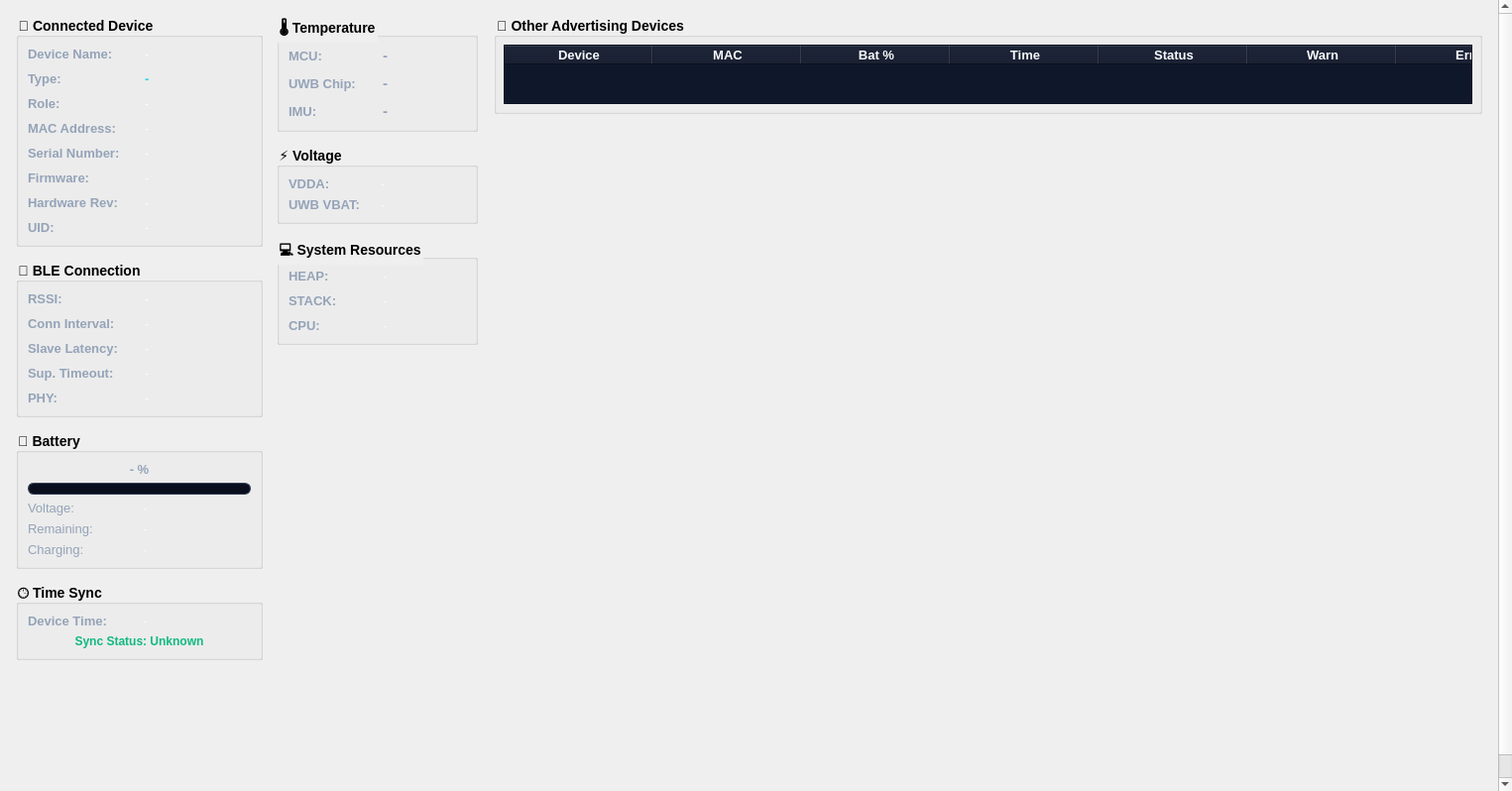
<?xml version="1.0" encoding="UTF-8"?>
<ui version="4.0">
 <class>DeviceInfoTab</class>
 <widget class="QWidget" name="DeviceInfoTab">
  <property name="geometry">
   <rect>
    <x>0</x>
    <y>0</y>
    <width>1525</width>
    <height>798</height>
   </rect>
  </property>
  <layout class="QVBoxLayout" name="base_layout">
   <property name="leftMargin">
    <number>0</number>
   </property>
   <property name="topMargin">
    <number>0</number>
   </property>
   <property name="rightMargin">
    <number>0</number>
   </property>
   <property name="bottomMargin">
    <number>0</number>
   </property>
   <item>
    <widget class="QScrollArea" name="scroll_area">
     <property name="styleSheet">
      <string notr="true">QScrollArea { background: transparent; }</string>
     </property>
     <property name="frameShape">
      <enum>QFrame::NoFrame</enum>
     </property>
     <property name="widgetResizable">
      <bool>true</bool>
     </property>
     <widget class="QWidget" name="scroll_content">
      <property name="geometry">
       <rect>
        <x>0</x>
        <y>0</y>
        <width>1525</width>
        <height>798</height>
       </rect>
      </property>
      <property name="styleSheet">
       <string notr="true">
QWidget { background: transparent; }
QGroupBox { font-size: 14px; font-weight: bold; }
QLabel { font-size: 13px; }
QTableWidget { font-size: 13px; }
QHeaderView::section { font-size: 13px; font-weight: bold; }
      </string>
      </property>
      <layout class="QHBoxLayout" name="main_hbox" stretch="35,75">
       <property name="spacing">
        <number>16</number>
       </property>
       <property name="leftMargin">
        <number>16</number>
       </property>
       <property name="topMargin">
        <number>16</number>
       </property>
       <property name="rightMargin">
        <number>16</number>
       </property>
       <property name="bottomMargin">
        <number>16</number>
       </property>
       <item>
        <layout class="QHBoxLayout" name="left_layout" stretch="55,45">
         <property name="spacing">
          <number>14</number>
         </property>
         <property name="leftMargin">
          <number>0</number>
         </property>
         <property name="topMargin">
          <number>0</number>
         </property>
         <property name="rightMargin">
          <number>0</number>
         </property>
         <property name="bottomMargin">
          <number>0</number>
         </property>
         <item>
          <layout class="QVBoxLayout" name="left_primary">
           <property name="spacing">
            <number>14</number>
           </property>
           <property name="bottomMargin">
            <number>100</number>
           </property>
           <item>
            <widget class="QGroupBox" name="dev_group">
             <property name="title">
              <string>📱 Connected Device</string>
             </property>
             <layout class="QGridLayout" name="dev_grid">
              <property name="spacing">
               <number>10</number>
              </property>
              <item row="0" column="0">
               <widget class="QLabel" name="lbl_dev_name">
                <property name="styleSheet">
                 <string notr="true">color: #94A3B8; font-weight: bold;</string>
                </property>
                <property name="text">
                 <string>Device Name:</string>
                </property>
               </widget>
              </item>
              <item row="0" column="1">
               <widget class="QLabel" name="val_dev_name">
                <property name="styleSheet">
                 <string notr="true">color: #F8FAFC;</string>
                </property>
                <property name="text">
                 <string>-</string>
                </property>
               </widget>
              </item>
              <item row="1" column="0">
               <widget class="QLabel" name="lbl_dev_type">
                <property name="styleSheet">
                 <string notr="true">color: #94A3B8; font-weight: bold;</string>
                </property>
                <property name="text">
                 <string>Type:</string>
                </property>
               </widget>
              </item>
              <item row="1" column="1">
               <widget class="QLabel" name="val_dev_type">
                <property name="styleSheet">
                 <string notr="true">color: #22D3EE; font-weight: bold;</string>
                </property>
                <property name="text">
                 <string>-</string>
                </property>
               </widget>
              </item>
              <item row="2" column="0">
               <widget class="QLabel" name="lbl_dev_role">
                <property name="styleSheet">
                 <string notr="true">color: #94A3B8; font-weight: bold;</string>
                </property>
                <property name="text">
                 <string>Role:</string>
                </property>
               </widget>
              </item>
              <item row="2" column="1">
               <widget class="QLabel" name="val_dev_role">
                <property name="styleSheet">
                 <string notr="true">color: #F8FAFC;</string>
                </property>
                <property name="text">
                 <string>-</string>
                </property>
               </widget>
              </item>
              <item row="3" column="0">
               <widget class="QLabel" name="lbl_dev_mac">
                <property name="styleSheet">
                 <string notr="true">color: #94A3B8; font-weight: bold;</string>
                </property>
                <property name="text">
                 <string>MAC Address:</string>
                </property>
               </widget>
              </item>
              <item row="3" column="1">
               <widget class="QLabel" name="val_dev_mac">
                <property name="styleSheet">
                 <string notr="true">color: #F8FAFC;</string>
                </property>
                <property name="text">
                 <string>-</string>
                </property>
               </widget>
              </item>
              <item row="4" column="0">
               <widget class="QLabel" name="lbl_dev_serial">
                <property name="styleSheet">
                 <string notr="true">color: #94A3B8; font-weight: bold;</string>
                </property>
                <property name="text">
                 <string>Serial Number:</string>
                </property>
               </widget>
              </item>
              <item row="4" column="1">
               <widget class="QLabel" name="val_dev_serial">
                <property name="styleSheet">
                 <string notr="true">color: #F8FAFC;</string>
                </property>
                <property name="text">
                 <string>-</string>
                </property>
               </widget>
              </item>
              <item row="5" column="0">
               <widget class="QLabel" name="lbl_dev_firmware">
                <property name="styleSheet">
                 <string notr="true">color: #94A3B8; font-weight: bold;</string>
                </property>
                <property name="text">
                 <string>Firmware:</string>
                </property>
               </widget>
              </item>
              <item row="5" column="1">
               <widget class="QLabel" name="val_dev_firmware">
                <property name="styleSheet">
                 <string notr="true">color: #F8FAFC;</string>
                </property>
                <property name="text">
                 <string>-</string>
                </property>
               </widget>
              </item>
              <item row="6" column="0">
               <widget class="QLabel" name="lbl_dev_hwrev">
                <property name="styleSheet">
                 <string notr="true">color: #94A3B8; font-weight: bold;</string>
                </property>
                <property name="text">
                 <string>Hardware Rev:</string>
                </property>
               </widget>
              </item>
              <item row="6" column="1">
               <widget class="QLabel" name="val_dev_hwrev">
                <property name="styleSheet">
                 <string notr="true">color: #F8FAFC;</string>
                </property>
                <property name="text">
                 <string>-</string>
                </property>
               </widget>
              </item>
              <item row="7" column="0">
               <widget class="QLabel" name="lbl_dev_uid">
                <property name="styleSheet">
                 <string notr="true">color: #94A3B8; font-weight: bold;</string>
                </property>
                <property name="text">
                 <string>UID:</string>
                </property>
               </widget>
              </item>
              <item row="7" column="1">
               <widget class="QLabel" name="val_dev_uid">
                <property name="styleSheet">
                 <string notr="true">color: #F8FAFC;</string>
                </property>
                <property name="text">
                 <string>-</string>
                </property>
               </widget>
              </item>
             </layout>
            </widget>
           </item>
           <item>
            <widget class="QGroupBox" name="ble_group">
             <property name="title">
              <string>📶 BLE Connection</string>
             </property>
             <layout class="QGridLayout" name="ble_grid">
              <property name="spacing">
               <number>10</number>
              </property>
              <item row="0" column="0">
               <widget class="QLabel" name="lbl_ble_rssi">
                <property name="styleSheet">
                 <string notr="true">color: #94A3B8; font-weight: bold;</string>
                </property>
                <property name="text">
                 <string>RSSI:</string>
                </property>
               </widget>
              </item>
              <item row="0" column="1">
               <widget class="QLabel" name="val_ble_rssi">
                <property name="styleSheet">
                 <string notr="true">color: #F8FAFC;</string>
                </property>
                <property name="text">
                 <string>-</string>
                </property>
               </widget>
              </item>
              <item row="1" column="0">
               <widget class="QLabel" name="lbl_ble_interval">
                <property name="styleSheet">
                 <string notr="true">color: #94A3B8; font-weight: bold;</string>
                </property>
                <property name="text">
                 <string>Conn Interval:</string>
                </property>
               </widget>
              </item>
              <item row="1" column="1">
               <widget class="QLabel" name="val_ble_interval">
                <property name="styleSheet">
                 <string notr="true">color: #F8FAFC;</string>
                </property>
                <property name="text">
                 <string>-</string>
                </property>
               </widget>
              </item>
              <item row="2" column="0">
               <widget class="QLabel" name="lbl_ble_latency">
                <property name="styleSheet">
                 <string notr="true">color: #94A3B8; font-weight: bold;</string>
                </property>
                <property name="text">
                 <string>Slave Latency:</string>
                </property>
               </widget>
              </item>
              <item row="2" column="1">
               <widget class="QLabel" name="val_ble_latency">
                <property name="styleSheet">
                 <string notr="true">color: #F8FAFC;</string>
                </property>
                <property name="text">
                 <string>-</string>
                </property>
               </widget>
              </item>
              <item row="3" column="0">
               <widget class="QLabel" name="lbl_ble_timeout">
                <property name="styleSheet">
                 <string notr="true">color: #94A3B8; font-weight: bold;</string>
                </property>
                <property name="text">
                 <string>Sup. Timeout:</string>
                </property>
               </widget>
              </item>
              <item row="3" column="1">
               <widget class="QLabel" name="val_ble_timeout">
                <property name="styleSheet">
                 <string notr="true">color: #F8FAFC;</string>
                </property>
                <property name="text">
                 <string>-</string>
                </property>
               </widget>
              </item>
              <item row="4" column="0">
               <widget class="QLabel" name="lbl_ble_phy">
                <property name="styleSheet">
                 <string notr="true">color: #94A3B8; font-weight: bold;</string>
                </property>
                <property name="text">
                 <string>PHY:</string>
                </property>
               </widget>
              </item>
              <item row="4" column="1">
               <widget class="QLabel" name="val_ble_phy">
                <property name="styleSheet">
                 <string notr="true">color: #F8FAFC;</string>
                </property>
                <property name="text">
                 <string>-</string>
                </property>
               </widget>
              </item>
             </layout>
            </widget>
           </item>
           <item>
            <widget class="QGroupBox" name="bat_group">
             <property name="title">
              <string>🔋 Battery</string>
             </property>
             <layout class="QVBoxLayout" name="bat_layout">
              <item>
               <widget class="QLabel" name="bat_pct">
                <property name="font">
                 <font>
                  <family>Segoe UI</family>
                  <pointsize>-1</pointsize>
                  <weight>75</weight>
                  <bold>true</bold>
                 </font>
                </property>
                <property name="styleSheet">
                 <string notr="true">color: #94A3B8; background: transparent;</string>
                </property>
                <property name="text">
                 <string>- %</string>
                </property>
                <property name="alignment">
                 <set>Qt::AlignCenter</set>
                </property>
               </widget>
              </item>
              <item>
               <widget class="QProgressBar" name="bat_bar">
                <property name="minimumSize">
                 <size>
                  <width>0</width>
                  <height>12</height>
                 </size>
                </property>
                <property name="maximumSize">
                 <size>
                  <width>16777215</width>
                  <height>12</height>
                 </size>
                </property>
                <property name="styleSheet">
                 <string notr="true">
QProgressBar { background: #0A0F1E; border: 1px solid #334155; border-radius: 6px; }
QProgressBar::chunk { background: qlineargradient(x1:0,y1:0,x2:1,y2:0, stop:0 #059669, stop:1 #10B981); border-radius: 5px; }
                 </string>
                </property>
                <property name="value">
                 <number>0</number>
                </property>
                <property name="textVisible">
                 <bool>false</bool>
                </property>
               </widget>
              </item>
              <item>
               <layout class="QGridLayout" name="bat_details">
                <item row="0" column="0">
                 <widget class="QLabel" name="lbl_bat_voltage">
                  <property name="styleSheet">
                   <string notr="true">color: #94A3B8; background: transparent;</string>
                  </property>
                  <property name="text">
                   <string>Voltage:</string>
                  </property>
                 </widget>
                </item>
                <item row="0" column="1">
                 <widget class="QLabel" name="val_bat_voltage">
                  <property name="styleSheet">
                   <string notr="true">color: #F8FAFC; background: transparent;</string>
                  </property>
                  <property name="text">
                   <string>-</string>
                  </property>
                 </widget>
                </item>
                <item row="1" column="0">
                 <widget class="QLabel" name="lbl_bat_remaining">
                  <property name="styleSheet">
                   <string notr="true">color: #94A3B8; background: transparent;</string>
                  </property>
                  <property name="text">
                   <string>Remaining:</string>
                  </property>
                 </widget>
                </item>
                <item row="1" column="1">
                 <widget class="QLabel" name="val_bat_remaining">
                  <property name="styleSheet">
                   <string notr="true">color: #F8FAFC; background: transparent;</string>
                  </property>
                  <property name="text">
                   <string>-</string>
                  </property>
                 </widget>
                </item>
                <item row="2" column="0">
                 <widget class="QLabel" name="lbl_bat_charging">
                  <property name="styleSheet">
                   <string notr="true">color: #94A3B8; background: transparent;</string>
                  </property>
                  <property name="text">
                   <string>Charging:</string>
                  </property>
                 </widget>
                </item>
                <item row="2" column="1">
                 <widget class="QLabel" name="val_bat_charging">
                  <property name="styleSheet">
                   <string notr="true">color: #F8FAFC; background: transparent;</string>
                  </property>
                  <property name="text">
                   <string>-</string>
                  </property>
                 </widget>
                </item>
               </layout>
              </item>
             </layout>
            </widget>
           </item>
           <item>
            <widget class="QGroupBox" name="time_group">
             <property name="title">
              <string>🕒 Time Sync</string>
             </property>
             <layout class="QVBoxLayout" name="time_layout">
              <item>
               <layout class="QGridLayout" name="time_grid">
                <item row="0" column="0">
                 <widget class="QLabel" name="lbl_time_local">
                  <property name="styleSheet">
                   <string notr="true">color: #94A3B8; font-weight: bold;</string>
                  </property>
                  <property name="text">
                   <string>Device Time:</string>
                  </property>
                 </widget>
                </item>
                <item row="0" column="1">
                 <widget class="QLabel" name="val_time_local">
                  <property name="styleSheet">
                   <string notr="true">color: #F8FAFC;</string>
                  </property>
                  <property name="text">
                   <string>-</string>
                  </property>
                 </widget>
                </item>
               </layout>
              </item>
              <item>
               <widget class="QLabel" name="val_time_sync_status">
                <property name="styleSheet">
                 <string notr="true">color: #10B981; background: transparent; font-size: 12px; font-weight: bold;</string>
                </property>
                <property name="text">
                 <string>Sync Status: Unknown</string>
                </property>
                <property name="alignment">
                 <set>Qt::AlignCenter</set>
                </property>
                <property name="wordWrap">
                 <bool>true</bool>
                </property>
               </widget>
              </item>
             </layout>
            </widget>
           </item>
           <item>
            <spacer name="left_primary_spacer">
             <property name="orientation">
              <enum>Qt::Vertical</enum>
             </property>
             <property name="sizeHint" stdset="0">
              <size>
               <width>20</width>
               <height>40</height>
              </size>
             </property>
            </spacer>
           </item>
          </layout>
         </item>
         <item>
          <layout class="QVBoxLayout" name="left_secondary">
           <property name="spacing">
            <number>14</number>
           </property>
           <item>
            <widget class="QGroupBox" name="temp_group">
             <property name="title">
              <string>🌡 Temperature</string>
             </property>
             <layout class="QGridLayout" name="temp_grid">
              <property name="spacing">
               <number>10</number>
              </property>
              <item row="0" column="0">
               <widget class="QLabel" name="lbl_temp_mcu">
                <property name="styleSheet">
                 <string notr="true">color: #94A3B8; font-weight: bold;</string>
                </property>
                <property name="text">
                 <string>MCU:</string>
                </property>
               </widget>
              </item>
              <item row="0" column="1">
               <widget class="QLabel" name="val_temp_mcu">
                <property name="styleSheet">
                 <string notr="true">color: #94A3B8; font-weight: bold; font-size: 15px;</string>
                </property>
                <property name="text">
                 <string>-</string>
                </property>
               </widget>
              </item>
              <item row="1" column="0">
               <widget class="QLabel" name="lbl_temp_uwb">
                <property name="styleSheet">
                 <string notr="true">color: #94A3B8; font-weight: bold;</string>
                </property>
                <property name="text">
                 <string>UWB Chip:</string>
                </property>
               </widget>
              </item>
              <item row="1" column="1">
               <widget class="QLabel" name="val_temp_uwb">
                <property name="styleSheet">
                 <string notr="true">color: #94A3B8; font-weight: bold; font-size: 15px;</string>
                </property>
                <property name="text">
                 <string>-</string>
                </property>
               </widget>
              </item>
              <item row="2" column="0">
               <widget class="QLabel" name="lbl_temp_imu">
                <property name="styleSheet">
                 <string notr="true">color: #94A3B8; font-weight: bold;</string>
                </property>
                <property name="text">
                 <string>IMU:</string>
                </property>
               </widget>
              </item>
              <item row="2" column="1">
               <widget class="QLabel" name="val_temp_imu">
                <property name="styleSheet">
                 <string notr="true">color: #94A3B8; font-weight: bold; font-size: 15px;</string>
                </property>
                <property name="text">
                 <string>-</string>
                </property>
               </widget>
              </item>
             </layout>
            </widget>
           </item>
           <item>
            <widget class="QGroupBox" name="volt_group">
             <property name="title">
              <string>⚡ Voltage</string>
             </property>
             <layout class="QGridLayout" name="volt_grid">
              <item row="0" column="0">
               <widget class="QLabel" name="lbl_volt_vdda">
                <property name="styleSheet">
                 <string notr="true">color: #94A3B8; font-weight: bold;</string>
                </property>
                <property name="text">
                 <string>VDDA:</string>
                </property>
               </widget>
              </item>
              <item row="0" column="1">
               <widget class="QLabel" name="val_volt_vdda">
                <property name="styleSheet">
                 <string notr="true">color: #F8FAFC;</string>
                </property>
                <property name="text">
                 <string>-</string>
                </property>
               </widget>
              </item>
              <item row="1" column="0">
               <widget class="QLabel" name="lbl_volt_uwb">
                <property name="styleSheet">
                 <string notr="true">color: #94A3B8; font-weight: bold;</string>
                </property>
                <property name="text">
                 <string>UWB VBAT:</string>
                </property>
               </widget>
              </item>
              <item row="1" column="1">
               <widget class="QLabel" name="val_volt_uwb">
                <property name="styleSheet">
                 <string notr="true">color: #F8FAFC;</string>
                </property>
                <property name="text">
                 <string>-</string>
                </property>
               </widget>
              </item>
             </layout>
            </widget>
           </item>
           <item>
            <widget class="QGroupBox" name="sys_group">
             <property name="title">
              <string>💻 System Resources</string>
             </property>
             <layout class="QGridLayout" name="sys_grid">
              <property name="spacing">
               <number>10</number>
              </property>
              <item row="0" column="0">
               <widget class="QLabel" name="lbl_sys_heap">
                <property name="styleSheet">
                 <string notr="true">color: #94A3B8; font-weight: bold;</string>
                </property>
                <property name="text">
                 <string>HEAP:</string>
                </property>
                <property name="alignment">
                 <set>Qt::AlignLeading|Qt::AlignLeft|Qt::AlignTop</set>
                </property>
               </widget>
              </item>
              <item row="0" column="1">
               <widget class="QLabel" name="val_sys_heap">
                <property name="styleSheet">
                 <string notr="true">color: #F8FAFC;</string>
                </property>
                <property name="text">
                 <string>-</string>
                </property>
                <property name="wordWrap">
                 <bool>true</bool>
                </property>
               </widget>
              </item>
              <item row="1" column="0">
               <widget class="QLabel" name="lbl_sys_stack">
                <property name="styleSheet">
                 <string notr="true">color: #94A3B8; font-weight: bold;</string>
                </property>
                <property name="text">
                 <string>STACK:</string>
                </property>
                <property name="alignment">
                 <set>Qt::AlignLeading|Qt::AlignLeft|Qt::AlignTop</set>
                </property>
               </widget>
              </item>
              <item row="1" column="1">
               <widget class="QLabel" name="val_sys_stack">
                <property name="styleSheet">
                 <string notr="true">color: #F8FAFC;</string>
                </property>
                <property name="text">
                 <string>-</string>
                </property>
                <property name="wordWrap">
                 <bool>true</bool>
                </property>
               </widget>
              </item>
              <item row="2" column="0">
               <widget class="QLabel" name="lbl_sys_cpu">
                <property name="styleSheet">
                 <string notr="true">color: #94A3B8; font-weight: bold;</string>
                </property>
                <property name="text">
                 <string>CPU:</string>
                </property>
                <property name="alignment">
                 <set>Qt::AlignLeading|Qt::AlignLeft|Qt::AlignTop</set>
                </property>
               </widget>
              </item>
              <item row="2" column="1">
               <widget class="QLabel" name="val_sys_cpu">
                <property name="styleSheet">
                 <string notr="true">color: #F8FAFC;</string>
                </property>
                <property name="text">
                 <string>-</string>
                </property>
                <property name="wordWrap">
                 <bool>true</bool>
                </property>
               </widget>
              </item>
             </layout>
            </widget>
           </item>
           <item>
            <spacer name="left_secondary_spacer">
             <property name="orientation">
              <enum>Qt::Vertical</enum>
             </property>
             <property name="sizeType">
              <enum>QSizePolicy::Expanding</enum>
             </property>
             <property name="sizeHint" stdset="0">
              <size>
               <width>20</width>
               <height>40</height>
              </size>
             </property>
            </spacer>
           </item>
          </layout>
         </item>
        </layout>
       </item>
       <item>
        <layout class="QVBoxLayout" name="right_layout" stretch="0,0">
         <property name="spacing">
          <number>14</number>
         </property>
         <property name="leftMargin">
          <number>0</number>
         </property>
         <property name="topMargin">
          <number>0</number>
         </property>
         <property name="rightMargin">
          <number>0</number>
         </property>
         <property name="bottomMargin">
          <number>0</number>
         </property>
         <item>
          <widget class="QGroupBox" name="adv_group">
           <property name="sizePolicy">
            <sizepolicy hsizetype="Preferred" vsizetype="Maximum">
             <horstretch>0</horstretch>
             <verstretch>0</verstretch>
            </sizepolicy>
           </property>
           <property name="title">
            <string>📡 Other Advertising Devices</string>
           </property>
           <layout class="QVBoxLayout" name="adv_layout">
            <property name="spacing">
             <number>7</number>
            </property>
            <property name="leftMargin">
             <number>7</number>
            </property>
            <property name="topMargin">
             <number>7</number>
            </property>
            <property name="rightMargin">
             <number>7</number>
            </property>
            <property name="bottomMargin">
             <number>7</number>
            </property>
            <item>
             <widget class="QTableWidget" name="adv_table">
              <property name="minimumSize">
               <size>
                <width>0</width>
                <height>60</height>
               </size>
              </property>
              <property name="maximumSize">
               <size>
                <width>16777215</width>
                <height>60</height>
               </size>
              </property>
              <property name="styleSheet">
               <string notr="true">background: #0F172A; color: #F8FAFC; gridline-color: #334155;</string>
              </property>
              <property name="verticalScrollBarPolicy">
               <enum>Qt::ScrollBarAsNeeded</enum>
              </property>
              <property name="horizontalScrollBarPolicy">
               <enum>Qt::ScrollBarAlwaysOff</enum>
              </property>
              <property name="editTriggers">
               <set>QAbstractItemView::NoEditTriggers</set>
              </property>
              <property name="selectionMode">
               <enum>QAbstractItemView::NoSelection</enum>
              </property>
              <property name="columnCount">
               <number>8</number>
              </property>
              <attribute name="horizontalHeaderMinimumSectionSize">
               <number>40</number>
              </attribute>
              <attribute name="horizontalHeaderDefaultSectionSize">
               <number>150</number>
              </attribute>
              <attribute name="horizontalHeaderStretchLastSection">
               <bool>true</bool>
              </attribute>
              <attribute name="verticalHeaderVisible">
               <bool>false</bool>
              </attribute>
              <attribute name="verticalHeaderDefaultSectionSize">
               <number>36</number>
              </attribute>
              <column>
               <property name="text">
                <string>Device</string>
               </property>
              </column>
              <column>
               <property name="text">
                <string>MAC</string>
               </property>
              </column>
              <column>
               <property name="text">
                <string>Bat %</string>
               </property>
              </column>
              <column>
               <property name="text">
                <string>Time</string>
               </property>
              </column>
              <column>
               <property name="text">
                <string>Status</string>
               </property>
              </column>
              <column>
               <property name="text">
                <string>Warn</string>
               </property>
              </column>
              <column>
               <property name="text">
                <string>Error</string>
               </property>
              </column>
              <column>
               <property name="text">
                <string>Action</string>
               </property>
              </column>
             </widget>
            </item>
           </layout>
          </widget>
         </item>
         <item>
          <spacer name="right_spacer">
           <property name="orientation">
            <enum>Qt::Vertical</enum>
           </property>
           <property name="sizeHint" stdset="0">
            <size>
             <width>20</width>
             <height>40</height>
            </size>
           </property>
          </spacer>
         </item>
        </layout>
       </item>
      </layout>
     </widget>
    </widget>
   </item>
  </layout>
 </widget>
 <resources/>
 <connections/>
</ui>
